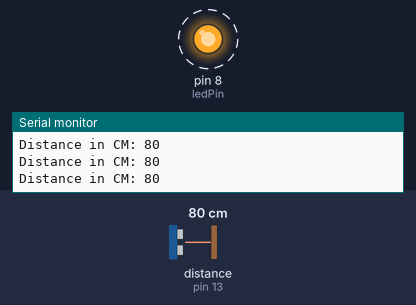
Bench run of a sketch on a simulated Arduino Uno, built with avr-gcc and run on an emulated ATmega328P. Parts: output pins drawn as LEDs (lit = HIGH), the last lines printed to the serial monitor. Dashed ring = blinking. The inputs (shaded band) are chosen by the test bench; at power-on: distance to the obstacle (sensor on pin 13) 80 cm.

Above: at 0.91 s.
1.3 s: distance to the obstacle (sensor on pin 13) set to 147 cm
4.3 s: distance to the obstacle (sensor on pin 13) set to 155 cm
At 5.4 s:
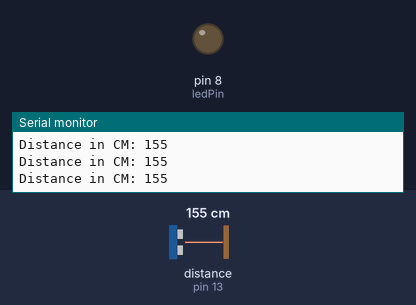
5.8 s: distance to the obstacle (sensor on pin 13) set to 120 cm
At 8.7 s:
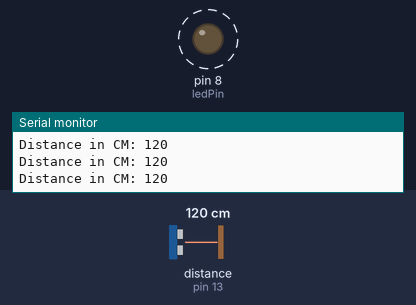
8.8 s: distance to the obstacle (sensor on pin 13) set to 153 cm
At 9.4 s:
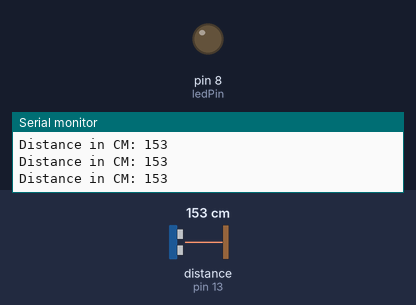
Timing chart, 0 to 11.3 s (numbered marks = the images above; inputs shaded):
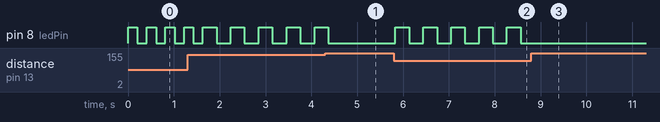

The sketch:

Oculos_Ultrasonico.ino
```cpp
#include <Ultrasonic.h>

Ultrasonic ultrasonic(12, 13);
int distance;
const int ledPin =  8;

void setup() {
  Serial.begin(9600);
  pinMode(ledPin, OUTPUT);
}

void loop() {
  distance = ultrasonic.read();
  Serial.print("Distance in CM: ");
  Serial.println(distance);
  if ((distance>100)&&(distance<=150)) {
    digitalWrite(ledPin,HIGH);
    delay(300);
    digitalWrite(ledPin,LOW);
    delay(300) ;
  }
  if ((distance>50)&&(distance<=100)) {
    digitalWrite(ledPin,HIGH);
    delay(200);
    digitalWrite(ledPin,LOW);
    delay(200);
  }
  if (distance<50){
    digitalWrite(ledPin,HIGH);
    delay(100);
    digitalWrite(ledPin,LOW);
    delay(100);
  }
}
```

Measured:
- the behaviour switches between 150 and 151 cm on distance to the obstacle (sensor on pin 13) (found by bisection; images 0 and 1)
- after the input at 4.3 s, pin 8 (ledPin): goes on until 4.4 s, then stays LOW
- after the input at 5.8 s, pin 8 (ledPin): alternates HIGH for 0.30 s and LOW for 0.31 s, starting at once
- after the input at 8.8 s, pin 8 (ledPin): stops changing and stays LOW
- by itself, pin 8 (ledPin): repeats every 0.61 s: HIGH 0.30 s, LOW 0.31 s
